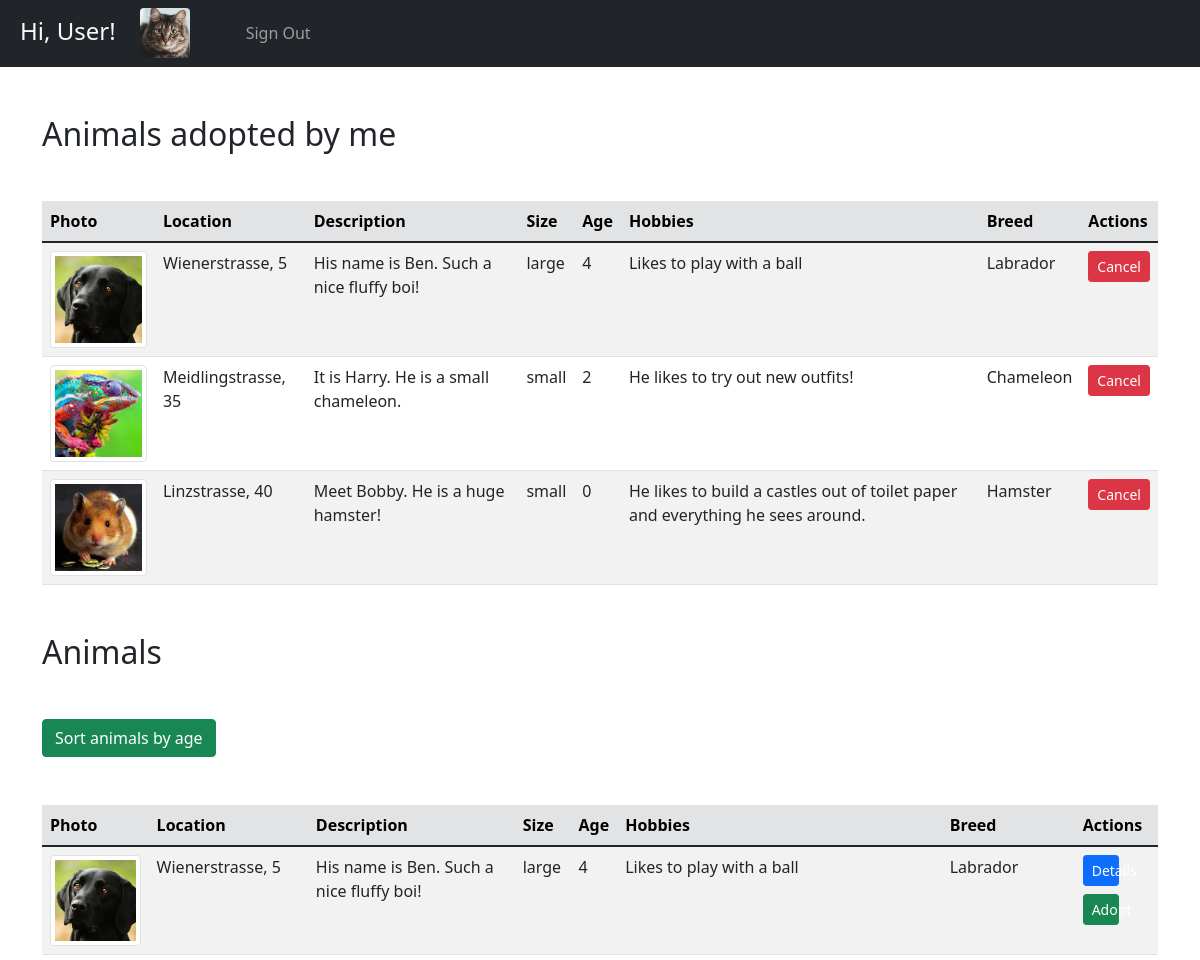
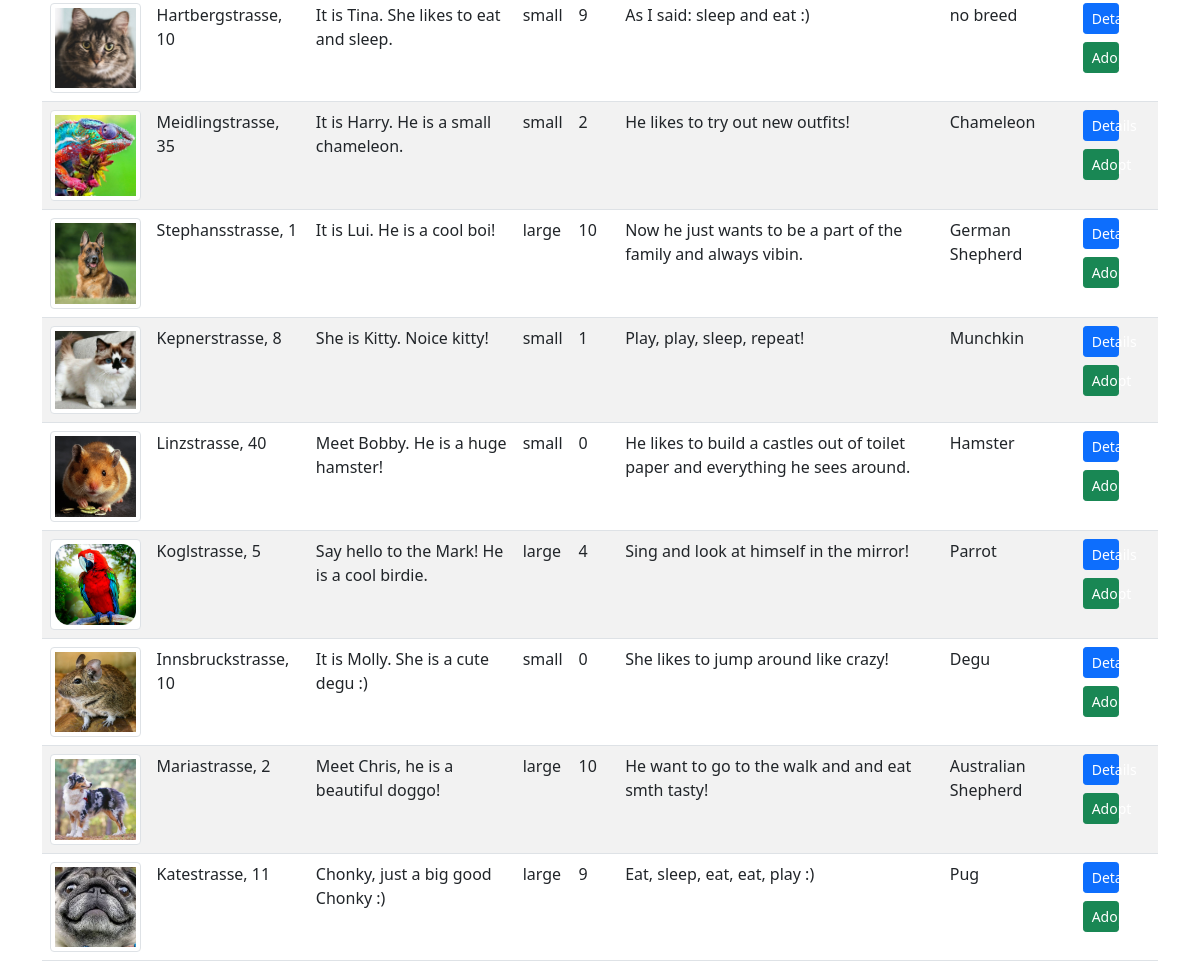
The app's page /home.php (signed in) with its own data (2 pictures, top to bottom).
### tables this page shows
CREATE TABLE `users` (
  `users_id` int(11) NOT NULL,
  `first_name` varchar(50) NOT NULL,
  `last_name` varchar(50) NOT NULL,
  `email` varchar(50) NOT NULL,
  `phone_number` int(20) NOT NULL,
  `address` varchar(50) NOT NULL,
  `picture` varchar(250) NOT NULL,
  `password` varchar(550) NOT NULL,
  `status` varchar(11) NOT NULL
);

CREATE TABLE `pet_adoption` (
  `fk_user_id` int(11) NOT NULL,
  `fk_animal_id` int(11) NOT NULL
);

CREATE TABLE `animals` (
  `animal_id` int(11) NOT NULL,
  `photo` varchar(250) NOT NULL,
  `location` varchar(50) NOT NULL,
  `description` varchar(250) NOT NULL,
  `size` varchar(50) NOT NULL,
  `age` int(11) NOT NULL,
  `hobbies` varchar(250) NOT NULL,
  `breed` varchar(50) NOT NULL
);

### home.php (the view, shortened to what this page needs)
<?php
require_once 'components/db_connect.php';
$senioranim = false;
$age = -1;
$res = mysqli_query($connect, "SELECT * FROM users WHERE users_id = " . $_SESSION['user']);
$rowuser = mysqli_fetch_array($res, MYSQLI_ASSOC);
$sql = "SELECT * FROM animals WHERE age > '$age'";
$result = mysqli_query($connect,$sql);
$tbody ='';
if(mysqli_num_rows($result) > 0){
    while($row = mysqli_fetch_array($result, MYSQLI_ASSOC)){
        $tbody.="<tr>
        <td><img class='img-thumbnail' src='pictures/" . $row['photo'] . "'</td>
        <td>" . $row['location'] . "</td>
        <td>" . $row['description'] . "</td>
        <td>" . $row['size'] . "</td>
        <td>" . $row['age'] . "</td>
        <td>" . $row['hobbies'] . "</td>
        <td>" . $row['breed'] . "</td>
        <td>
        <a href='details.php?id=" . $row['animal_id'] . "'><button class='btn btn-primary btn-sm mb-2' style='width: 3vw;' type='button'>Details</button></a>
        <a href='adopt.php?id=" . $row['animal_id'] . "'><button class='btn btn-success btn-sm' style='width: 3vw;' type='button'>Adopt</button></a>
        </td>
        </tr>";
    };
} else {
$tbody =  "<tr><td colspan='8'><center>No Data Available </center></td></tr>";
}
$sql1 = "SELECT * from animals JOIN pet_adoption ON animals.animal_id=pet_adoption.fk_animal_id WHERE pet_adoption.fk_user_id = " . $_SESSION['user'];
$result1 = mysqli_query($connect,$sql1);
$tbody1 ='';
if(mysqli_num_rows($result1) > 0){
    while($row = mysqli_fetch_array($result1, MYSQLI_ASSOC)){
        $tbody1.="<tr>
        <td><img class='img-thumbnail' src='pictures/" . $row['photo'] . "'</td>
        <td>" . $row['location'] . "</td>
        <td>" . $row['description'] . "</td>
        <td>" . $row['size'] . "</td>
        <td>" . $row['age'] . "</td>
        <td>" . $row['hobbies'] . "</td>
        <td>" . $row['breed'] . "</td>
        <td><a href='deleteadopt.php?id=" . $row['animal_id'] . "'><button class='btn btn-danger btn-sm' type='button'>Cancel</button></a></td>
        </tr>";
    };
} else {
$tbody1 =  "<tr><td colspan='8'><center>No Data Available </center></td></tr>";
}
?>
<!DOCTYPE html>
<html lang="en">
<head>
    <?php require_once 'components/boot.php' ?>
</head>
<body>
    <nav class="navbar navbar-expand-lg navbar-dark bg-dark">
        <div class="container-fluid">
            <a class="navbar-brand" href="#"><h4 class="text-light mt-1 ms-2 me-2">Hi, <?php echo $rowuser['first_name']; ?>!</h4></a>
            <img class="userImage rounded me-5" src="pictures/<?= $rowuser['picture'] ?>" alt="Adm avatar">
            <div class="collapse navbar-collapse" id="navbarNav">
            <ul class="navbar-nav">
                <li class="nav-item">
                <a class="nav-link" href="logout.php?logout">Sign Out</a>
                </li>
            </ul>
            </div>
        </div>
    </nav>
    <div class="container">
        <p class='h2 mt-5 mb-5'>Animals adopted by me</p>
        <table class='table table-striped mb-5'>
            <thead class='table-secondary'>
                <tr>
                    <th>Photo</th>
                    <th>Location</th>
                    <th>Description</th>
                    <th>Size</th>
                    <th>Age</th>
                    <th>Hobbies</th>
                    <th>Breed</th>
                    <th>Actions</th>
                </tr>
            </thead>
            <tbody>
                <?= $tbody1; ?>
            </tbody>
        </table>
    </div>
    <div class="container">
        <p class='h2 mt-5 mb-5'>Animals</p>
        <a href="home.php?senioranim=<?= $senioranim ? 'young':'old' ?>" class="btn btn-md btn-success mb-5">Sort animals by age</a>
        <table class='table table-striped'>
            <thead class='table-secondary'>
                <tr>
                    <th>Photo</th>
                    <th>Location</th>
                    <th>Description</th>
                    <th>Size</th>
                    <th>Age</th>
                    <th>Hobbies</th>
                    <th>Breed</th>
                    <th>Actions</th>
                </tr>
            </thead>
            <tbody>
                <?= $tbody; ?>
            </tbody>
        </table>
    </div>
</body>
</html>

### components/boot.php (shortened to what this page needs)
<link href="https://cdn.jsdelivr.net/npm/bootstrap@5.1.3/dist/css/bootstrap.min.css" rel="stylesheet">

### home.php (style rules this page uses)
.userImage { width: 50px; height: 50px; }
.img-thumbnail { width: 140px !important; height: auto !important; }

### records on screen
users: first_name "User", picture (picture)
pet_adoption: fk_animal.photo (picture), fk_animal.location "Wienerstrasse, 5", fk_animal.description "His name is Ben. Such a nice fluffy boi!", fk_animal.size "large", fk_animal.age "4", fk_animal.hobbies "Likes to play with a ball", fk_animal.breed "Labrador"
pet_adoption: fk_animal.photo (picture), fk_animal.location "Meidlingstrasse, 35", fk_animal.description "It is Harry. He is a small chameleon.", fk_animal.size "small", fk_animal.age "2", fk_animal.hobbies "He likes to try out new outfits!", fk_animal.breed "Chameleon"
pet_adoption: fk_animal.photo (picture), fk_animal.location "Linzstrasse, 40", fk_animal.description "Meet Bobby. He is a huge hamster!", fk_animal.size "small", fk_animal.age "0", fk_animal.hobbies "He likes to build a castles out of toilet paper and everything he sees around.", fk_animal.breed "Hamster"
animals: photo (picture), location "Wienerstrasse, 5", description "His name is Ben. Such a nice fluffy boi!", size "large", age "4", hobbies "Likes to play with a ball", breed "Labrador"
animals: photo (picture), location "Hartbergstrasse, 10", description "It is Tina. She likes to eat and sleep.", size "small", age "9", hobbies "As I said: sleep and eat :)", breed "no breed"
animals: photo (picture), location "Meidlingstrasse, 35", description "It is Harry. He is a small chameleon.", size "small", age "2", hobbies "He likes to try out new outfits!", breed "Chameleon"
animals: photo (picture), location "Stephansstrasse, 1", description "It is Lui. He is a cool boi!", size "large", age "10", hobbies "Now he just wants to be a part of the family and always vibin.", breed "German Shepherd"
animals: photo (picture), location "Kepnerstrasse, 8", description "She is Kitty. Noice kitty!", size "small", age "1", hobbies "Play, play, sleep, repeat!", breed "Munchkin"
animals: photo (picture), location "Linzstrasse, 40", description "Meet Bobby. He is a huge hamster!", size "small", age "0", hobbies "He likes to build a castles out of toilet paper and everything he sees around.", breed "Hamster"
animals: photo (picture), location "Koglstrasse, 5", description "Say hello to the Mark! He is a cool birdie.", size "large", age "4", hobbies "Sing and look at himself in the mirror!", breed "Parrot"
animals: photo (picture), location "Innsbruckstrasse, 10", description "It is Molly. She is a cute degu :)", size "small", age "0", hobbies "She likes to jump around like crazy!", breed "Degu"
animals: photo (picture), location "Mariastrasse, 2", description "Meet Chris, he is a beautiful doggo!", size "large", age "10", hobbies "He want to go to the walk and and eat smth tasty!", breed "Australian Shepherd"
animals: photo (picture), location "Katestrasse, 11", description "Chonky, just a big good Chonky :)", size "large", age "9", hobbies "Eat, sleep, eat, eat, play :)", breed "Pug"
